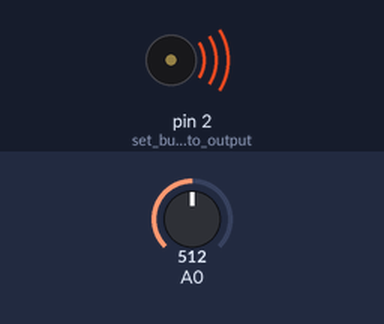
The sketch below on a simulated Arduino Uno, built with avr-gcc and run on an emulated ATmega328P. Parts: buzzer (waves = sounding). Inputs (shaded band) come from the test bench; at power-on: A0 = 512.

Above: at 0.1 s.
Timing chart, 0 to 1.6 s (numbered marks = the images above):
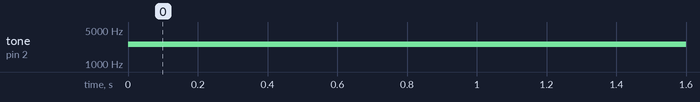

Measured:
- by itself, tone on pin 2 (set_buzzer_pin_to_output): silent → 2517 Hz at 0.00 s

The sketch:

lesson7_assignment1.ino
```cpp
/*
*   Arduino Made Easy
*   by Janna Camp
*
*   Lesson 7 Assignment 1
*   Buzzing About
*/

//buzzer: pin 2
//potentiometer: pin A0

void setup() {
  pinMode(2,OUTPUT); //set buzzer pin to output
}

void loop() {
  //map value of potentiometer from analog range 0-1023 to frequency range 31-5000
  int freqVal = map(analogRead(A0),0,1023,31,5000);
  tone(2,freqVal); //play mapped frequency on buzzer
}
```
